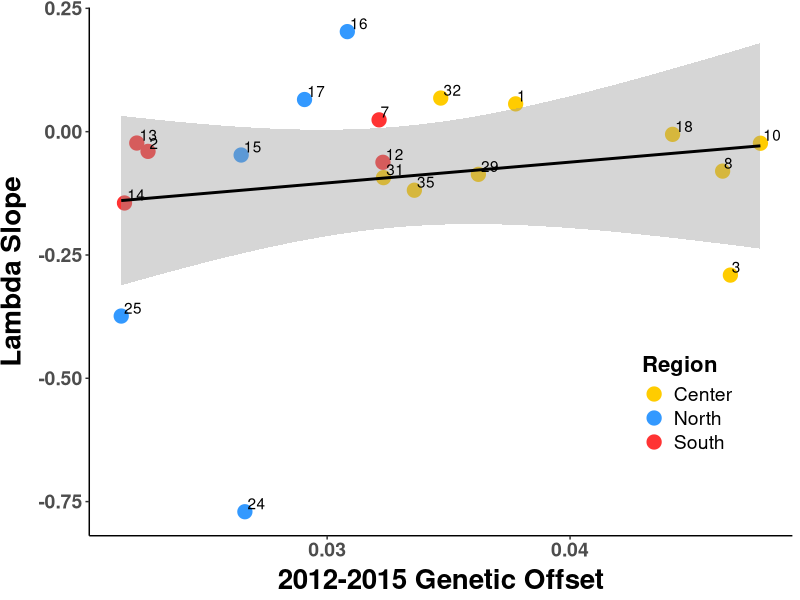
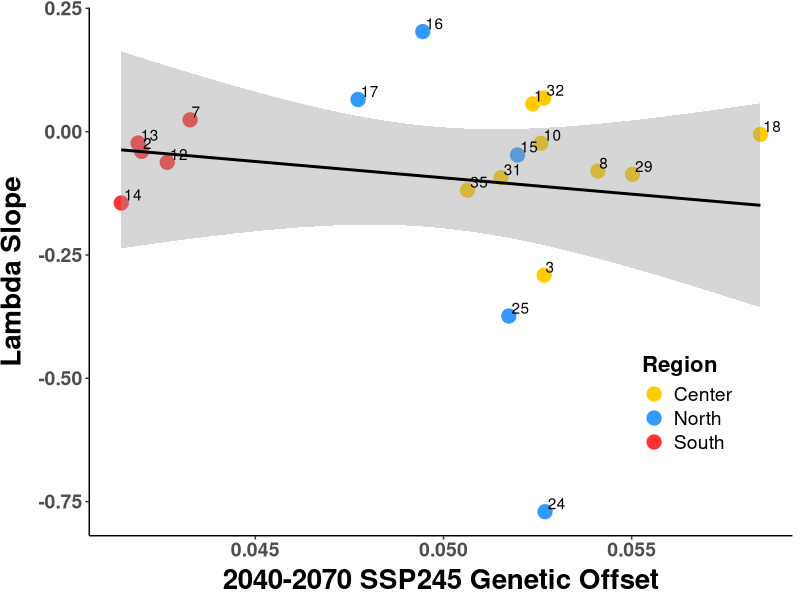
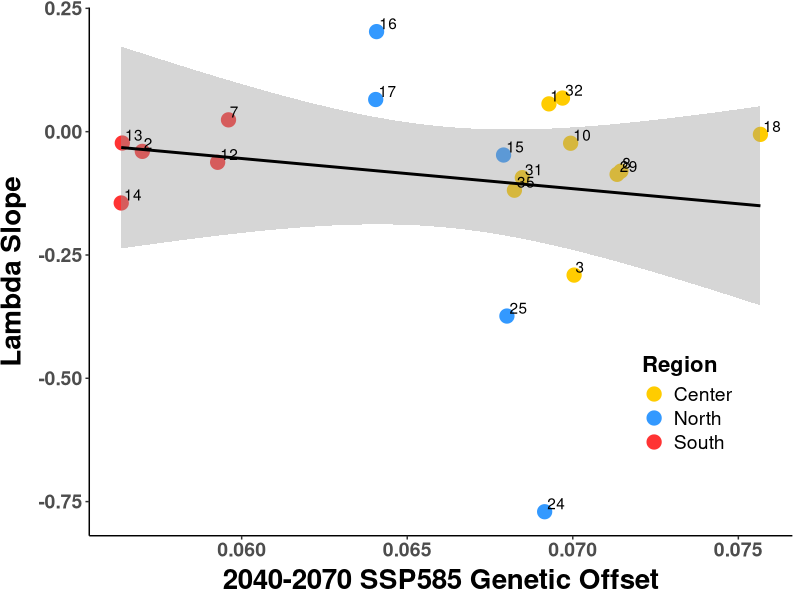
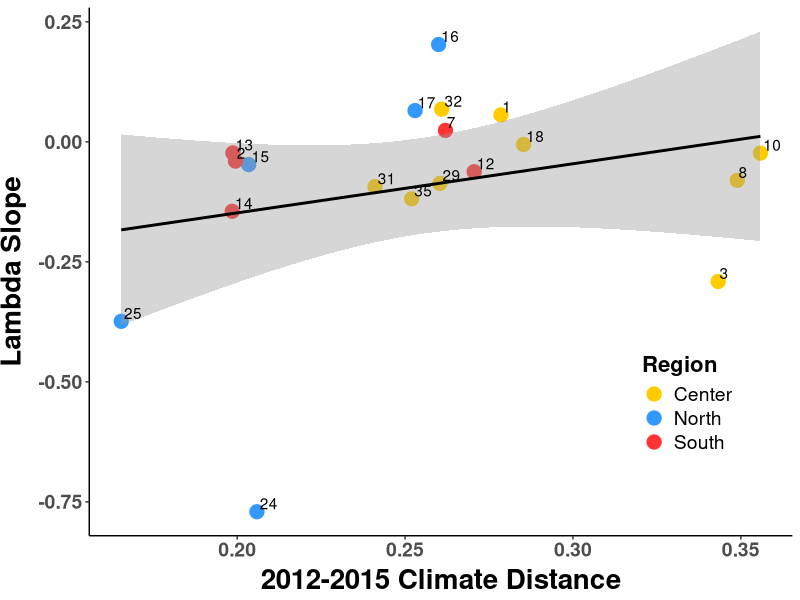
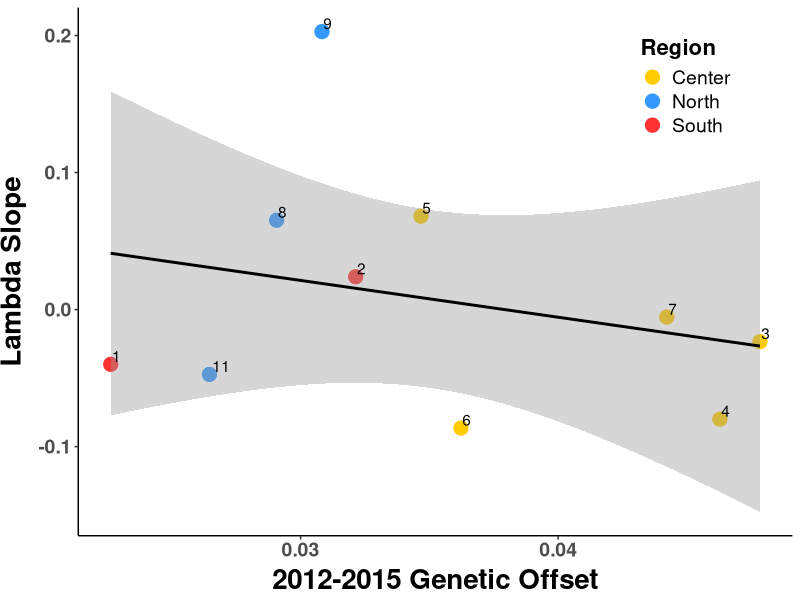
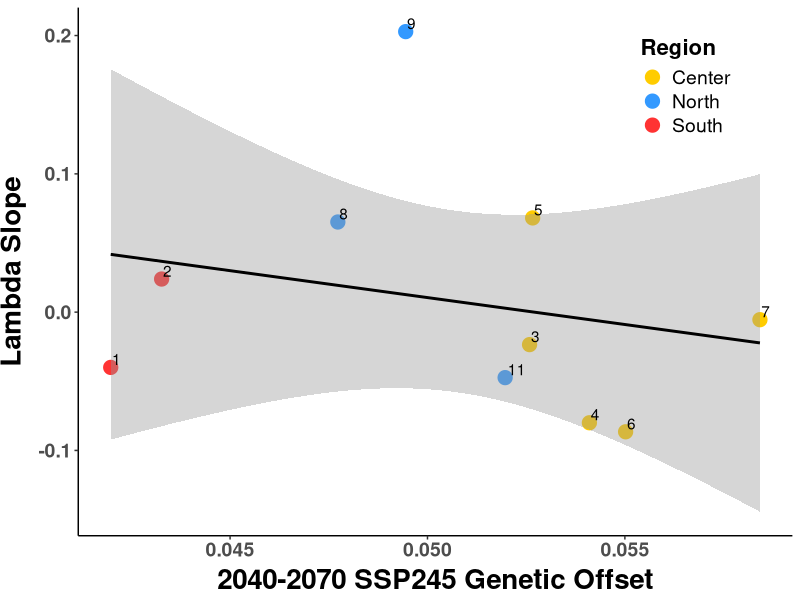
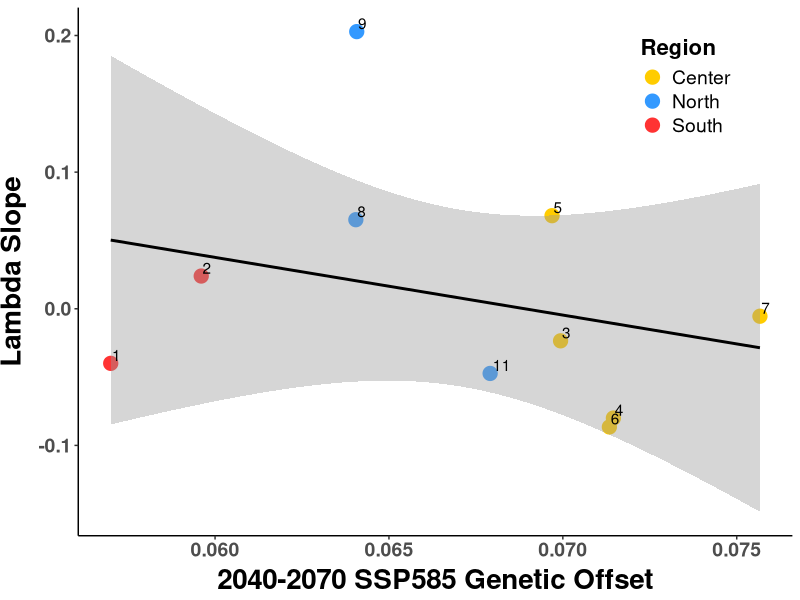
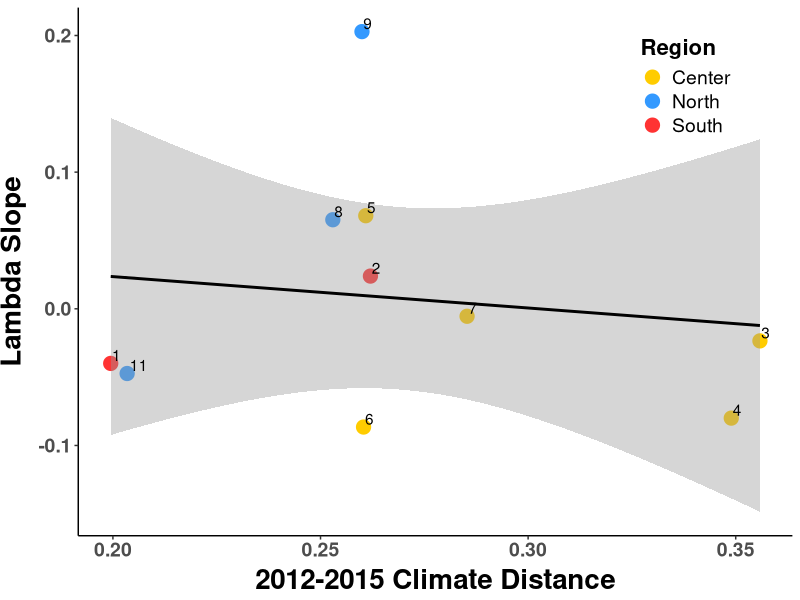

Write R code to recreate these figures, in order.
##################################################################################
## Plot offset against lambda.slope
## Author Daniel Anstett
## 
## 
## Last Modified April 19, 2023
###################################################################################

#Library install and import
library(tidyverse) 
library(car)
library(ggrepel)

#Import data
offset_pop <- read_csv("data/genomic_data/offset_pop_9var.csv")
#offset_pop <- offset_pop %>% filter(Demo_ID!=24)
offset_pop_10 <- offset_pop %>% filter(Paper_ID<13)

#stats
lm.1215 <- lm(lambda.slope~offset_1215,data=offset_pop)
lm.SSP245 <- lm(lambda.slope~offset_SSP245,data=offset_pop)
lm.SSP585 <- lm(lambda.slope~offset_SSP585,data=offset_pop)
lm.dist <- lm(lambda.slope~offset_climate,data=offset_pop)

lm.1215_10 <- lm(lambda.slope~offset_1215,data=offset_pop_10)
lm.SSP245_10 <- lm(lambda.slope~offset_SSP245,data=offset_pop_10)
lm.SSP585_10 <- lm(lambda.slope~offset_SSP585,data=offset_pop_10)
lm.dist_10 <- lm(lambda.slope~offset_climate,data=offset_pop_10)

summary(lm.1215)
summary(lm.SSP245)
summary(lm.SSP585)


Anova(lm.1215,type="III")
Anova(lm.SSP245,type="III")
Anova(lm.SSP585,type="III")
Anova(lm.dist,type="III")


Anova(lm.1215_10,type="III")
Anova(lm.SSP245_10,type="III")
Anova(lm.SSP585_10,type="III")
Anova(lm.dist_10,type="III")






###########################################################################################################



#2012-2015 offset plotted against lambda
ggplot(offset_pop, aes(x=offset_1215, y=lambda.slope, label=Demo_ID)) + 
  geom_point(aes(color=Region), size =4.5)+
  geom_smooth(method=lm,color="black")+
#  geom_label_repel(aes(label = ID))+
  geom_text(hjust=-.15, vjust=-.2)+
  scale_y_continuous(name="Lambda Slope")+
  scale_x_continuous(name="2012-2015 Genetic Offset")+
  scale_color_manual(values= c("North"="#3399FF", "Center"="#FFCC00", "South"="#FF3333"))+
  theme_classic() + theme(
    axis.text.x = element_text(size=14, face="bold"),
    axis.text.y = element_text(size=14,face="bold"),
    axis.title.x = element_text(color="black", size=20, vjust = 0.5, face="bold"),
    axis.title.y = element_text(color="black", size=20,vjust = 2, face="bold",hjust=0.5),
    #legend.position = c(0.85, 0.25),legend.text=element_text(size=14),
    legend.position = c(0.85, 0.25),legend.text=element_text(size=14),
    legend.title=element_text(size=16,face="bold"))
#ggsave("Graphs/lambda_slope/1_offset_lambda_1215.pdf",width=8, height = 6, units = "in")


#SSP 245 offset plotted against lambda
ggplot(offset_pop, aes(x=offset_SSP245, y=lambda.slope, label=Demo_ID)) + 
  geom_point(aes(color=Region), size =4.5)+
  geom_smooth(method=lm,color="black")+
  #  geom_label_repel(aes(label = ID))+
  geom_text(hjust=-.15, vjust=-.2)+
  scale_y_continuous(name="Lambda Slope")+
  scale_x_continuous(name="2040-2070 SSP245 Genetic Offset")+
  scale_color_manual(values= c("North"="#3399FF", "Center"="#FFCC00", "South"="#FF3333"))+
  theme_classic() + theme(
    axis.text.x = element_text(size=14, face="bold"),
    axis.text.y = element_text(size=14,face="bold"),
    axis.title.x = element_text(color="black", size=20, vjust = 0.5, face="bold"),
    axis.title.y = element_text(color="black", size=20,vjust = 2, face="bold",hjust=0.5),
    #legend.position = c(0.85, 0.85),legend.text=element_text(size=14),
    legend.position = c(0.85, 0.25),legend.text=element_text(size=14),
    legend.title=element_text(size=16,face="bold"))
ggsave("Graphs/lambda_slope/2_offset_lambda_ssp245.pdf",width=7, height = 5, units = "in")

#SSP 585 offset plotted against lambda
ggplot(offset_pop, aes(x=offset_SSP585, y=lambda.slope, label=Demo_ID)) + 
  geom_point(aes(color=Region), size =4.5)+
  geom_smooth(method=lm,color="black")+
  #  geom_label_repel(aes(label = ID))+
  geom_text(hjust=-.15, vjust=-.2)+
  scale_y_continuous(name="Lambda Slope")+
  scale_x_continuous(name="2040-2070 SSP585 Genetic Offset")+
  scale_color_manual(values= c("North"="#3399FF", "Center"="#FFCC00", "South"="#FF3333"))+
  theme_classic() + theme(
    axis.text.x = element_text(size=14, face="bold"),
    axis.text.y = element_text(size=14,face="bold"),
    axis.title.x = element_text(color="black", size=20, vjust = 0.5, face="bold"),
    axis.title.y = element_text(color="black", size=20,vjust = 2, face="bold",hjust=0.5),
    #legend.position = c(0.85, 0.85),legend.text=element_text(size=14),
    legend.position = c(0.85, 0.25),legend.text=element_text(size=14),
    legend.title=element_text(size=16,face="bold"))
ggsave("Graphs/lambda_slope/3_offset_lambda_ssp585.pdf",width=7, height = 5, units = "in")




###########################

#climate distance plotted against lambda
ggplot(offset_pop, aes(x=offset_climate, y=lambda.slope, label=Demo_ID)) + 
  geom_point(aes(color=Region), size =4.5)+
  geom_smooth(method=lm,color="black")+
  #  geom_label_repel(aes(label = ID))+
  geom_text(hjust=-.15, vjust=-.2)+
  scale_y_continuous(name="Lambda Slope")+
  scale_x_continuous(name="2012-2015 Climate Distance")+
  scale_color_manual(values= c("North"="#3399FF", "Center"="#FFCC00", "South"="#FF3333"))+
  theme_classic() + theme(
    axis.text.x = element_text(size=14, face="bold"),
    axis.text.y = element_text(size=14,face="bold"),
    axis.title.x = element_text(color="black", size=20, vjust = 0.5, face="bold"),
    axis.title.y = element_text(color="black", size=20,vjust = 2, face="bold",hjust=0.5),
    legend.position = c(0.85, 0.25),legend.text=element_text(size=14),
    legend.title=element_text(size=16,face="bold"))
#ggsave("Graphs/lambda_slope/4_distance_lambda.pdf",width=8, height = 6, units = "in")





##################################################################################################################
#Offset pop with 10 initial populations

#2012-2015 offset plotted against lambda only 10
ggplot(offset_pop_10, aes(x=offset_1215, y=lambda.slope, label=Paper_ID)) + 
  geom_point(aes(color=Region), size =4.5)+
  geom_smooth(method=lm,color="black")+
  #  geom_label_repel(aes(label = ID))+
  geom_text(hjust=-.15, vjust=-.2)+
  scale_y_continuous(name="Lambda Slope")+
  scale_x_continuous(name="2012-2015 Genetic Offset")+
  scale_color_manual(values= c("North"="#3399FF", "Center"="#FFCC00", "South"="#FF3333"))+
  theme_classic() + theme(
    axis.text.x = element_text(size=14, face="bold"),
    axis.text.y = element_text(size=14,face="bold"),
    axis.title.x = element_text(color="black", size=20, vjust = 0.5, face="bold"),
    axis.title.y = element_text(color="black", size=20,vjust = 2, face="bold",hjust=0.5),
    #legend.position = c(0.85, 0.25),legend.text=element_text(size=14),
    legend.position = c(0.85, 0.85),legend.text=element_text(size=14),
    legend.title=element_text(size=16,face="bold"))
#ggsave("Graphs/1_offset_lambda_1215_only10.pdf",width=8, height = 6, units = "in")



#SSP 245 offset plotted against lambda
ggplot(offset_pop_10, aes(x=offset_SSP245, y=lambda.slope, label=Paper_ID)) + 
  geom_point(aes(color=Region), size =4.5)+
  geom_smooth(method=lm,color="black")+
  #  geom_label_repel(aes(label = ID))+
  geom_text(hjust=-.15, vjust=-.2)+
  scale_y_continuous(name="Lambda Slope")+
  scale_x_continuous(name="2040-2070 SSP245 Genetic Offset")+
  scale_color_manual(values= c("North"="#3399FF", "Center"="#FFCC00", "South"="#FF3333"))+
  theme_classic() + theme(
    axis.text.x = element_text(size=14, face="bold"),
    axis.text.y = element_text(size=14,face="bold"),
    axis.title.x = element_text(color="black", size=20, vjust = 0.5, face="bold"),
    axis.title.y = element_text(color="black", size=20,vjust = 2, face="bold",hjust=0.5),
    legend.position = c(0.85, 0.85),legend.text=element_text(size=14),
    #legend.position = c(0.85, 0.25),legend.text=element_text(size=14),
    legend.title=element_text(size=16,face="bold"))
#ggsave("Graphs/2_offset_lambda_45_only10.pdf",width=7, height = 5, units = "in")

#SSP 585 offset plotted against lambda
ggplot(offset_pop_10, aes(x=offset_SSP585, y=lambda.slope, label=Paper_ID)) + 
  geom_point(aes(color=Region), size =4.5)+
  geom_smooth(method=lm,color="black")+
  #  geom_label_repel(aes(label = ID))+
  geom_text(hjust=-.15, vjust=-.2)+
  scale_y_continuous(name="Lambda Slope")+
  scale_x_continuous(name="2040-2070 SSP585 Genetic Offset")+
  scale_color_manual(values= c("North"="#3399FF", "Center"="#FFCC00", "South"="#FF3333"))+
  theme_classic() + theme(
    axis.text.x = element_text(size=14, face="bold"),
    axis.text.y = element_text(size=14,face="bold"),
    axis.title.x = element_text(color="black", size=20, vjust = 0.5, face="bold"),
    axis.title.y = element_text(color="black", size=20,vjust = 2, face="bold",hjust=0.5),
    legend.position = c(0.85, 0.85),legend.text=element_text(size=14),
    #legend.position = c(0.85, 0.25),legend.text=element_text(size=14),
    legend.title=element_text(size=16,face="bold"))
#ggsave("Graphs/3_offset_lambda_85_only10.pdf",width=7, height = 5, units = "in")


#climate distance plotted against lambda
ggplot(offset_pop_10, aes(x=offset_climate, y=lambda.slope, label=Paper_ID)) + 
  geom_point(aes(color=Region), size =4.5)+
  geom_smooth(method=lm,color="black")+
  #  geom_label_repel(aes(label = ID))+
  geom_text(hjust=-.15, vjust=-.2)+
  scale_y_continuous(name="Lambda Slope")+
  scale_x_continuous(name="2012-2015 Climate Distance")+
  scale_color_manual(values= c("North"="#3399FF", "Center"="#FFCC00", "South"="#FF3333"))+
  theme_classic() + theme(
    axis.text.x = element_text(size=14, face="bold"),
    axis.text.y = element_text(size=14,face="bold"),
    axis.title.x = element_text(color="black", size=20, vjust = 0.5, face="bold"),
    axis.title.y = element_text(color="black", size=20,vjust = 2, face="bold",hjust=0.5),
    legend.position = c(0.85, 0.85),legend.text=element_text(size=14),
    legend.title=element_text(size=16,face="bold"))
#ggsave("Graphs/4_distance_lambda_only10.pdf",width=8, height = 6, units = "in")


##################################################################################################################









#By region
ggplot(offset_pop,aes(x=offset_1215, y=lambda.slope, color=Region,label=Demo_ID))+
  geom_point(aes(color=Region), size =4.5)+
  geom_smooth(method="lm")+
  geom_text(hjust=-.15, vjust=-.2,color="black")+
  scale_y_continuous(name="Lambda Slope")+
  scale_x_continuous(name="2012-2015 Genetic Offset")+
  scale_color_manual(values= c("North"="#3399FF", "Center"="#FFCC00", "South"="#FF3333"))+
  theme_classic() + theme(
    axis.text.x = element_text(size=14, face="bold"),
    axis.text.y = element_text(size=14,face="bold"),
    axis.title.x = element_text(color="black", size=20, vjust = 0.5, face="bold"),
    axis.title.y = element_text(color="black", size=20,vjust = 2, face="bold",hjust=0.5),
    #legend.position = c(0.85, 0.25),legend.text=element_text(size=14),
    legend.position = c(0.85, 0.25),legend.text=element_text(size=14),
    legend.title=element_text(size=16,face="bold"))


